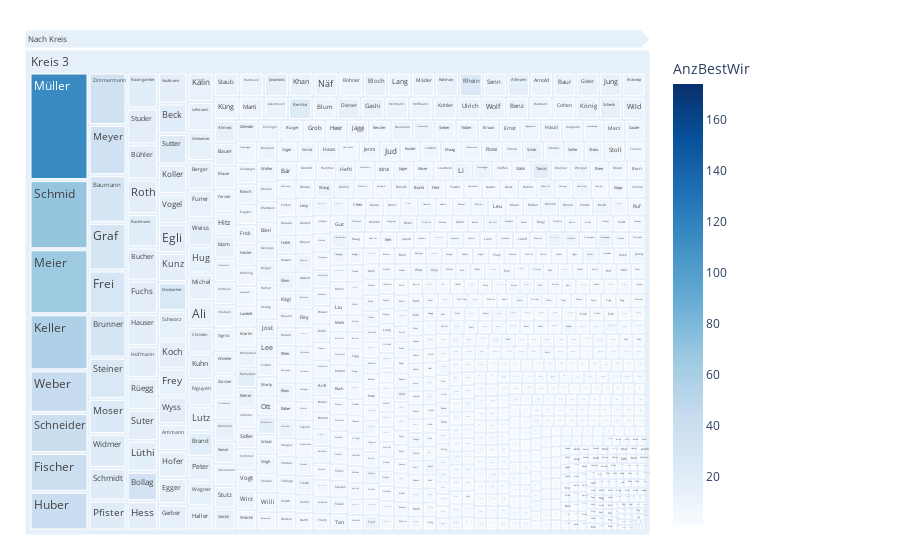

Notebook cell for this chart:
### Code cell
df = sel_forpivot
fig = px.treemap(df, path=[px.Constant("Nach Kreis"), 'KreisLang', 'Nachname'], values='AnzBestWir',
                color='AnzBestWir', hover_data=['Nachname'],
                color_continuous_scale='blues')
                #color_continuous_midpoint=np.average(df['AnzBestWir'], weights=df['AnzBestWir']))
fig.update_traces(root_color="lightgrey")
fig.update_layout(margin = dict(t=50, l=25, r=250, b=25))
fig.show()

### Figure 1 — Plotly figure (JSON) as saved in the notebook; plotly's stock layout.template omitted (floating-point values rounded to 4 significant figures; data arrays with more than 128 entries replaced by an {"elided": "..."} marker saying what was removed)
{"data": [{"branchvalues": "total", "customdata": {"elided": "10340x2 mixed values"}, "domain": {"x": [0, 1], "y": [0, 1]}, "hovertemplate": "labels=%{label}<br>AnzBestWir_sum=%{value}<br>parent=%{parent}<br>id=%{id}<br>Nachname=%{customdata[0]}<br>AnzBestWir=%{color}<extra></extra>", "ids": {"elided": "10340 str values"}, "labels": {"elided": "10340 str values"}, "level": "Nach Kreis/Kreis 3", "marker": {"coloraxis": "coloraxis", "colors": {"elided": "10340 float values"}}, "name": "", "parents": {"elided": "10340 str values"}, "root": {"color": "lightgrey"}, "type": "treemap", "values": {"elided": "10340 int values"}}], "layout": {"autosize": true, "coloraxis": {"colorbar": {"title": {"text": "AnzBestWir"}}, "colorscale": [[0, "rgb(247,251,255)"], [0.125, "rgb(222,235,247)"], [0.25, "rgb(198,219,239)"], [0.375, "rgb(158,202,225)"], [0.5, "rgb(107,174,214)"], [0.625, "rgb(66,146,198)"], [0.75, "rgb(33,113,181)"], [0.875, "rgb(8,81,156)"], [1, "rgb(8,48,107)"]]}, "legend": {"tracegroupgap": 0}, "margin": {"b": 25, "l": 25, "r": 250, "t": 50}}}
